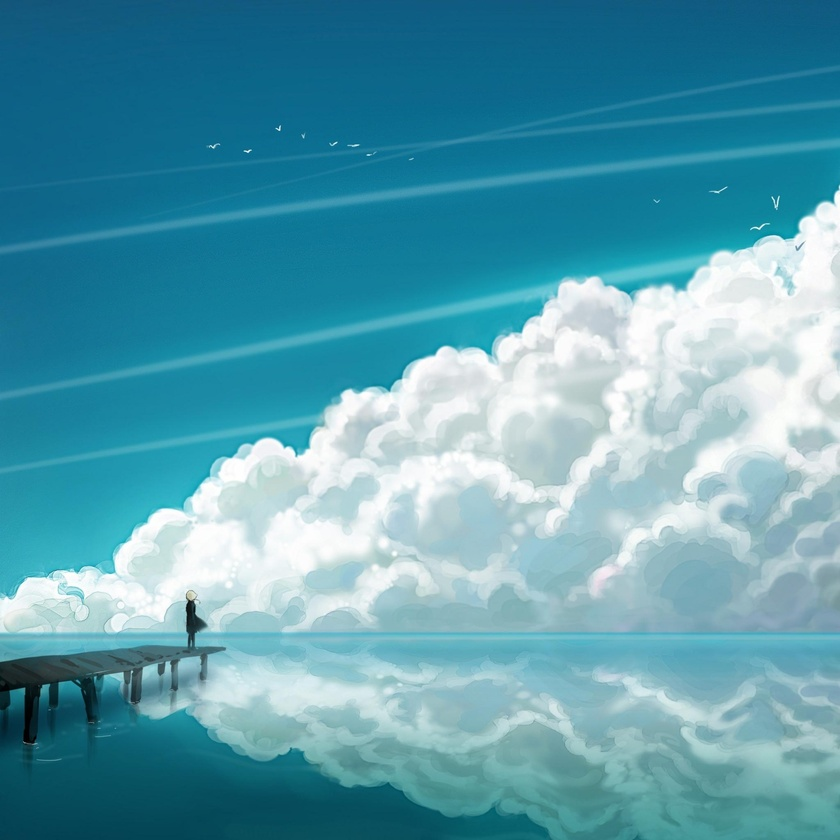
#> input picture CUDA_FFT/2D/image_converter/image.jpg, 840 x 840 px, shrunk from 2048 x 2048 before the run
$ python img_to_matrix.py
#> lines starting #> are read from the running program, lines starting #| are printed output that depends on the picture
from PIL import Image
import numpy as np

def image_to_matrix(image_path, output_txt):
    # Open the image
#> called with image_path = 'image.jpg', output_txt = 'matrix_output.txt'
    img = Image.open(image_path).convert("L")  # Convert to grayscale
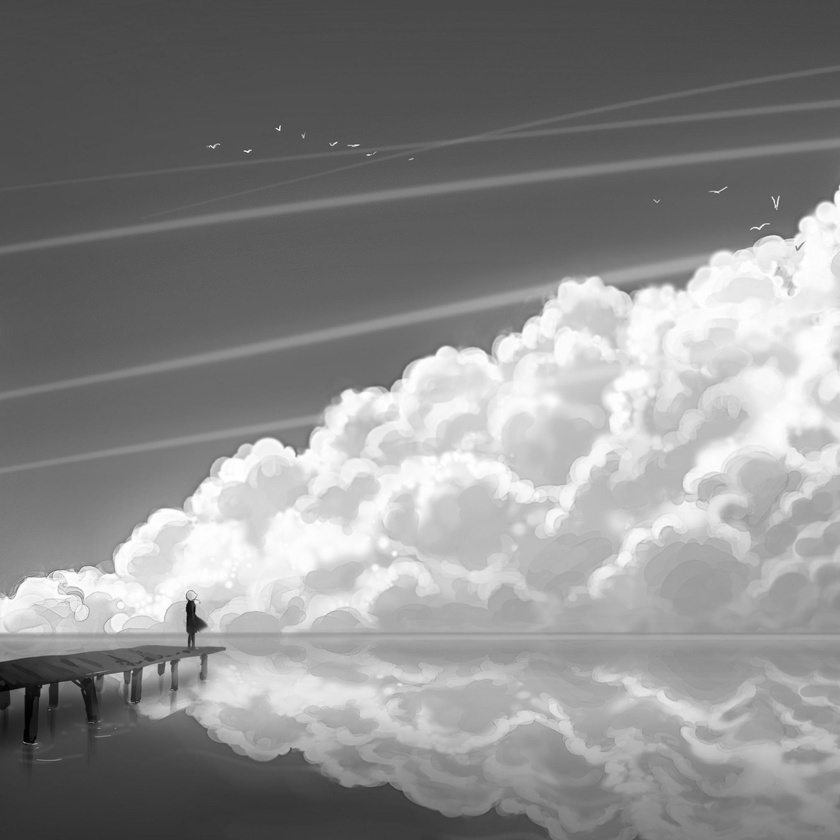
#> img: PIL image 840x840 L; min 0, max 255, mean 138.9

    # Convert to NumPy array
    matrix = np.array(img, dtype=int)
    height, width = matrix.shape
#> height = 840; width = 840

    # Save matrix to a text file with height and width as the first two values
    with open(output_txt, "w") as f:
        f.write(f"{height} {width}\n")
        np.savetxt(f, matrix, fmt="%d")

    return matrix

# Example usage
image_path = "image.jpg"  # Replace with the actual path
output_txt = "matrix_output.txt"  # Output file name
matrix = image_to_matrix(image_path, output_txt)
print(f"Matrix saved to {output_txt}")
